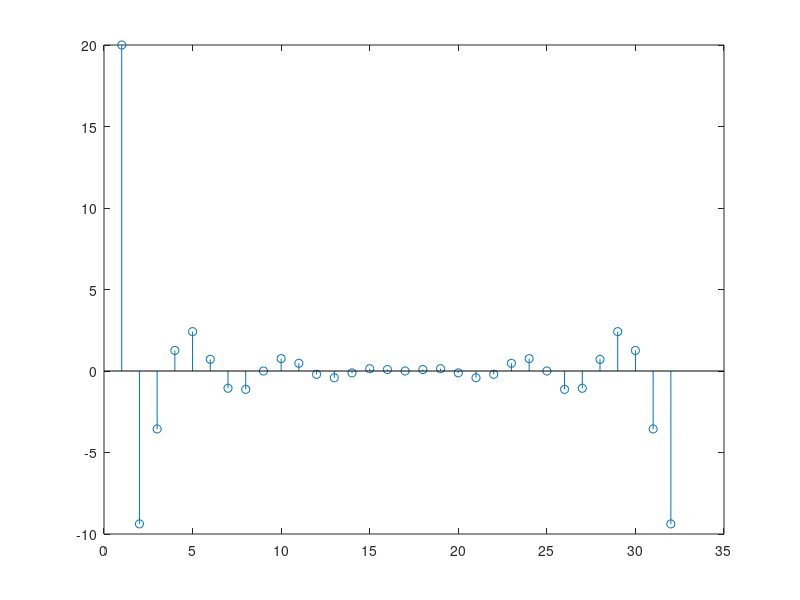
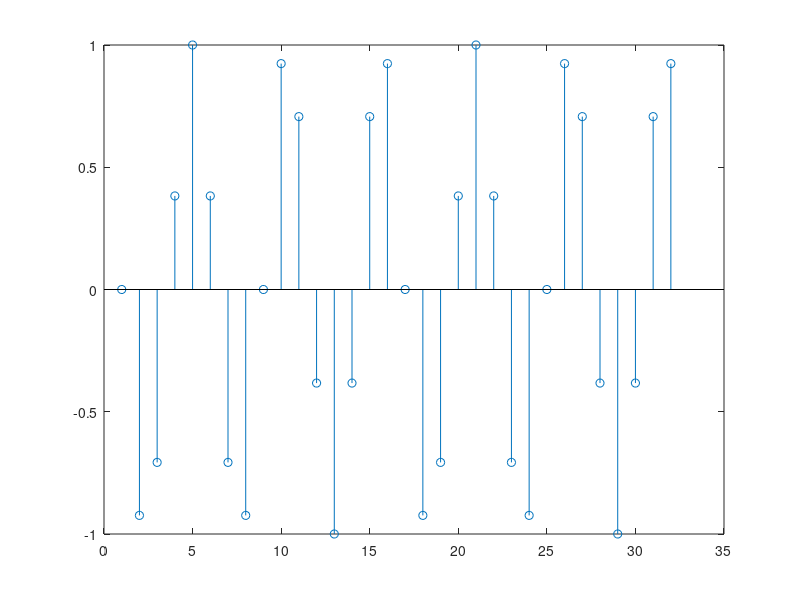

The MATLAB source for these figures, in order: (Note: this script raises an error after producing the figures.)
N = 32;
x = zeros(1, N);
x(7:26) =  1;

X = fft(x)
stem(real(X))
figure()
stem(imag(X))



syms x
diff(heaviside(x), x)
diff(heaviside(x), x, x)


int(dirac(x), x)